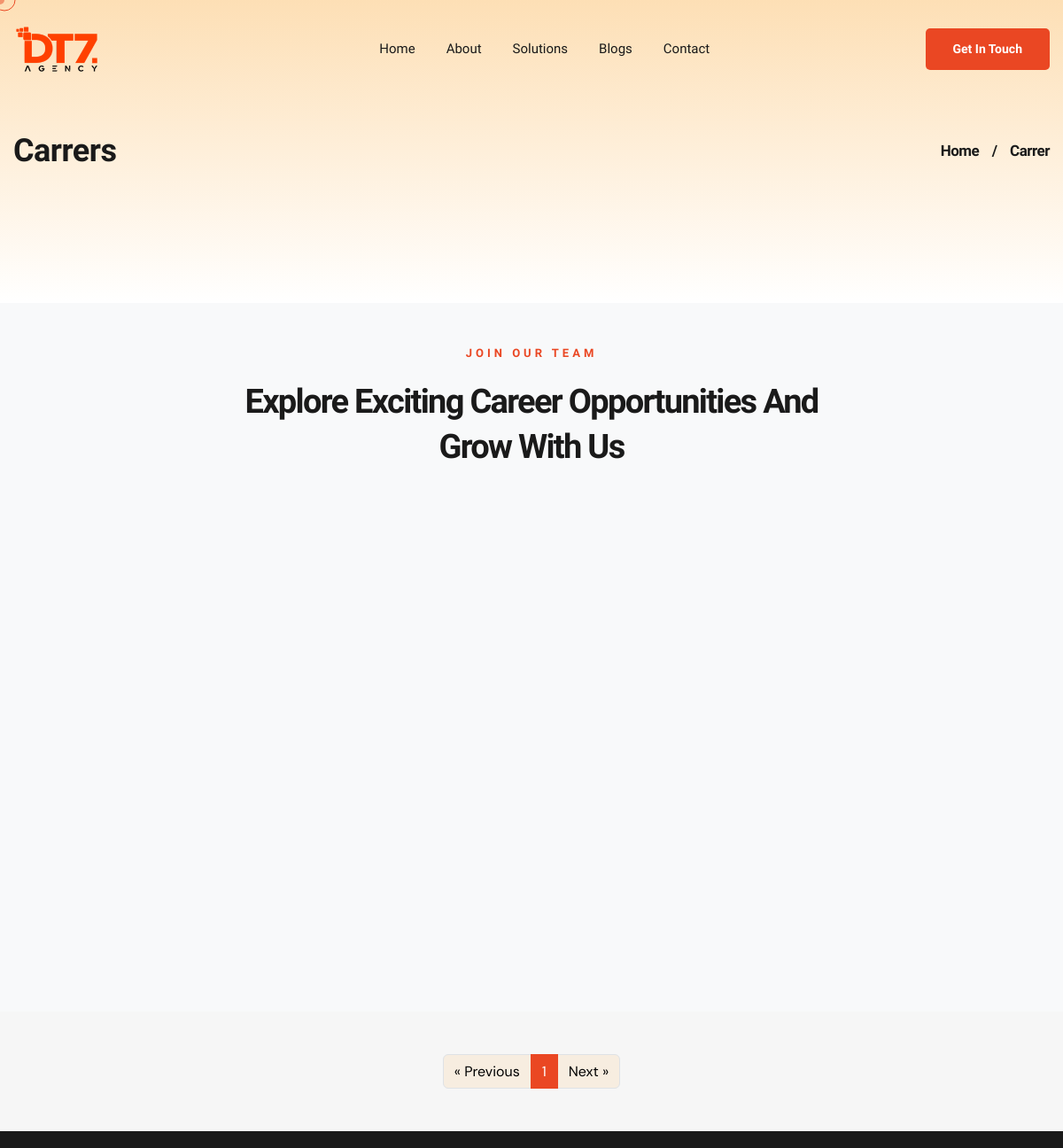
/carrer/ (upper part), run on an earlier commit of the app's database.
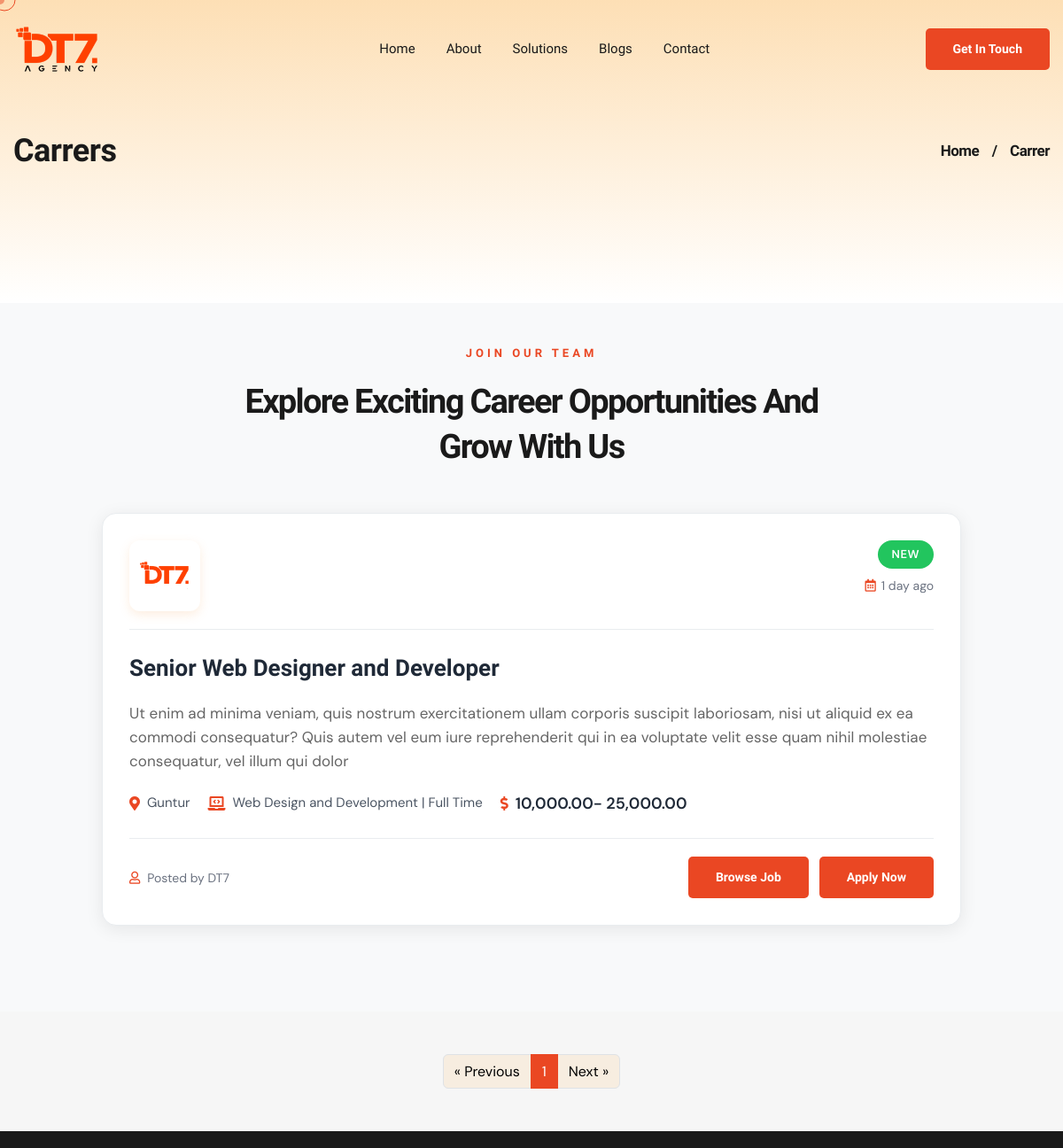
And on a later commit of the database.
### DT7App/models.py (models this page shows, shortened)
class JobPost(models.Model):
    Id = models.AutoField(primary_key=True)
    Title = models.CharField(max_length=225, default="Job Title")
    Department = models.CharField(max_length=100,choices=DEPARTMENT_CHOICES,blank=True,null=True)
    ShortDescription = models.CharField(max_length=255, blank=True, default="", null=True)
    Location = models.CharField(max_length=150, blank=True, null=True)
    Experience = models.CharField(max_length=100, blank=True, null=True)
    Salary = models.CharField(max_length=100, blank=True, null=True)
    JobType = models.CharField(max_length=50, choices=[
        ('Full Time', 'Full Time'),
        ('Part Time', 'Part Time'),
        ('Internship', 'Internship'),
        ('Contract', 'Contract'),
    ], default='Full Time')
    Body = RichTextField(blank=True, null=True)
    PostedBy = models.CharField(max_length=100, blank=True, null=True)
    PostedDate = models.DateTimeField(default=datetime.now)
    Deadline = models.DateField(blank=True, null=True)
    status = models.IntegerField(choices=STATUS, default=0)
    MetaTitle = models.CharField(max_length=255, blank=True, default="", null=True)
    MetaDescription = models.CharField(max_length=255, blank=True, default="", null=True)
    MetaKeywords = models.CharField(max_length=255, blank=True, default="", null=True)
    class Meta:
        ordering = ['-PostedDate']

### DT7App/views.py (the view)
# urls.py: path('carrer/', Carrer , name='carrer'),
def Carrer(request):
    jobpost = JobPost.objects.filter(status=1).order_by('-Id')
    paginator = Paginator(jobpost, 6)
    page = request.GET.get('page')
    posts = paginator.get_page(page)
    return render(request, 'uifiles/carrer.html',{'jobs':posts,'posts':posts,'page':page,'navbar':'Carrer'})

### DT7App/context_processors.py (called while the page is built)
def get_client_ip(request):
    x_forwarded_for = request.META.get('HTTP_X_FORWARDED_FOR')
    if x_forwarded_for:
        ip = x_forwarded_for.split(',')[0]
    else:
        ip = request.META.get('REMOTE_ADDR')
    return ip

def get_geolocation(ip):
    url = f'http://ip-api.com/json/{ip}'
    response = requests.get(url)
    if response.status_code == 200:
        data = response.json()
        city = data.get('city')  # Use .get() to handle missing keys
        if city:
            return city
        else:
            return "City not found"  # Default message if 'city' is missing
    else:
        return f"Error: {response.status_code}"

def location_data(request):
    user_ip = get_client_ip(request)
    location_data = get_geolocation(user_ip)
    city = 'guntur'
    if location_data:
        city = location_data
    return {
        'city': city
    }

### templates/uifiles/carrer.html (shortened to what the changed rows need)
{% extends 'uifiles/subase.html' %}
{% load static %}
{% load time_filters %}
{% block content %}
<div class="page-wrapper">
    <section class="page-header">
        <div class="container">
            <div class="page-header__content">
                <h1 class="page-header__title wow animated fadeInLeft" data-wow-delay="0.1s" data-wow-duration="1500ms">
                    Carrers</h1>
            </div>
        </div>
    </section>
    <section class="blog-one career-section pt-5 pb-5">
        <div class="container">
            <div class="main-row">
                <div class="row justify-content-center">
                    {% for jobitem in jobs %}
                    <div class="col-xl-10 col-lg-11 col-md-12 wow animated fadeInUp mb-4" data-wow-delay="0.1s"
                        data-wow-duration="1500ms">
                        <div class="career-card">
                            <div class="career-card__header">
                                <div class="career-card__logo">
                                    <img src="{% static 'assets/images/logowhite.png' %}" alt="Company Logo"
                                        class="career-logo">
                                </div>
                                <div class="career-card__meta">
                                    <span class="career-badge career-badge--new">New</span>
                                    <span class="career-date">
                                        <i class="far fa-calendar-alt"></i> {{ jobitem.PostedDate|time_ago }}
                                    </span>
                                </div>
                            </div>
                            <div class="career-card__body">
                                <h4 class="career-card__title">{{ jobitem.Title }}</h4>
                                <p>{{ jobitem.ShortDescription }}</p>
                                <div class="career-card__details">
                                    <div class="career-detail-item">
                                        <i class="fas fa-map-marker-alt"></i>
                                        <span>{{ jobitem.Location }}</span>
                                    </div>
                                    <div class="career-detail-item">
                                        <i class="fas fa-solid fa-laptop-code"></i>
                                        <span class="salary-amount">{{ jobitem.Department }} | {{ jobitem.JobType}}</span>
                                    </div>
                                    <div class="career-detail-item career-salary">
                                        <i class="fas fa-dollar-sign"></i>
                                        <span class="salary-amount">{{ jobitem.Salary }}</span>
                                    </div>
                                </div>
                            </div>
                            <div class="career-card__footer">
                                <div class="career-author">
                                    <i class="far fa-user"></i>
                                    <span>Posted by {{ jobitem.PostedBy }}</span>
                                </div>
                                <div class="career-actions">
                                    <a href="/carrer/{{ jobitem.Id }}/"
                                        class="blog-page__blog-btn digihub-btn digihub-btn--secondary"
                                        title="Learn more about {{ jobitem.Title }}">
                                        Browse Job
                                    </a>
                                    <a href="#" class="blog-page__blog-btn digihub-btn digihub-btn--secondary"
                                        data-bs-toggle="modal" data-bs-target="#applyJobModal"
                                        data-jobtitle="{{ jobitem.Title }}">
                                        Apply Now
                                    </a>
                                </div>
                            </div>
                        </div>
                    </div>
                    {% endfor %}
                </div>
            </div>
        </div>
    </section>
    <div class="pagination-wrapper pt-5 pb-5 text-center" style="background-color: #f6f6f6;">
        <ul class="pagination justify-content-center" style="margin-bottom: 0rem;">
            {% for num in jobs.paginator.page_range %}
            {% if jobs.number == num %}
            <li class="page-item active" aria-current="page">
                <span class="page-link" title="Current Page {{ num }}">{{ num }}</span>
            </li>
            {% else %}
            <li class="page-item">
                <a class="page-link" href="?page={{ num }}" title="Go to Page {{ num }}">{{ num }}</a>
            </li>
            {% endif %}
            {% endfor %}
        </ul>
    </div>
    {% endblock %}

What changed in the data, as far as the page shows it:
added JobPost: PostedDate "1 day ago", Title "Senior Web Designer and Developer", ShortDescription "Ut enim ad minima veniam, quis nostrum exercitationem ullam corporis suscipit laboriosam, nisi ut aliquid ex ea commodi consequatur? Quis autem vel eum iure reprehenderit qui in ea voluptate velit esse quam nihil molestiae consequatur, vel illum qui dolor", Location "Guntur", Department "Web Design and Development", JobType "Full Time", Salary "10,000.00- 25,000.00", PostedBy "DT7"
